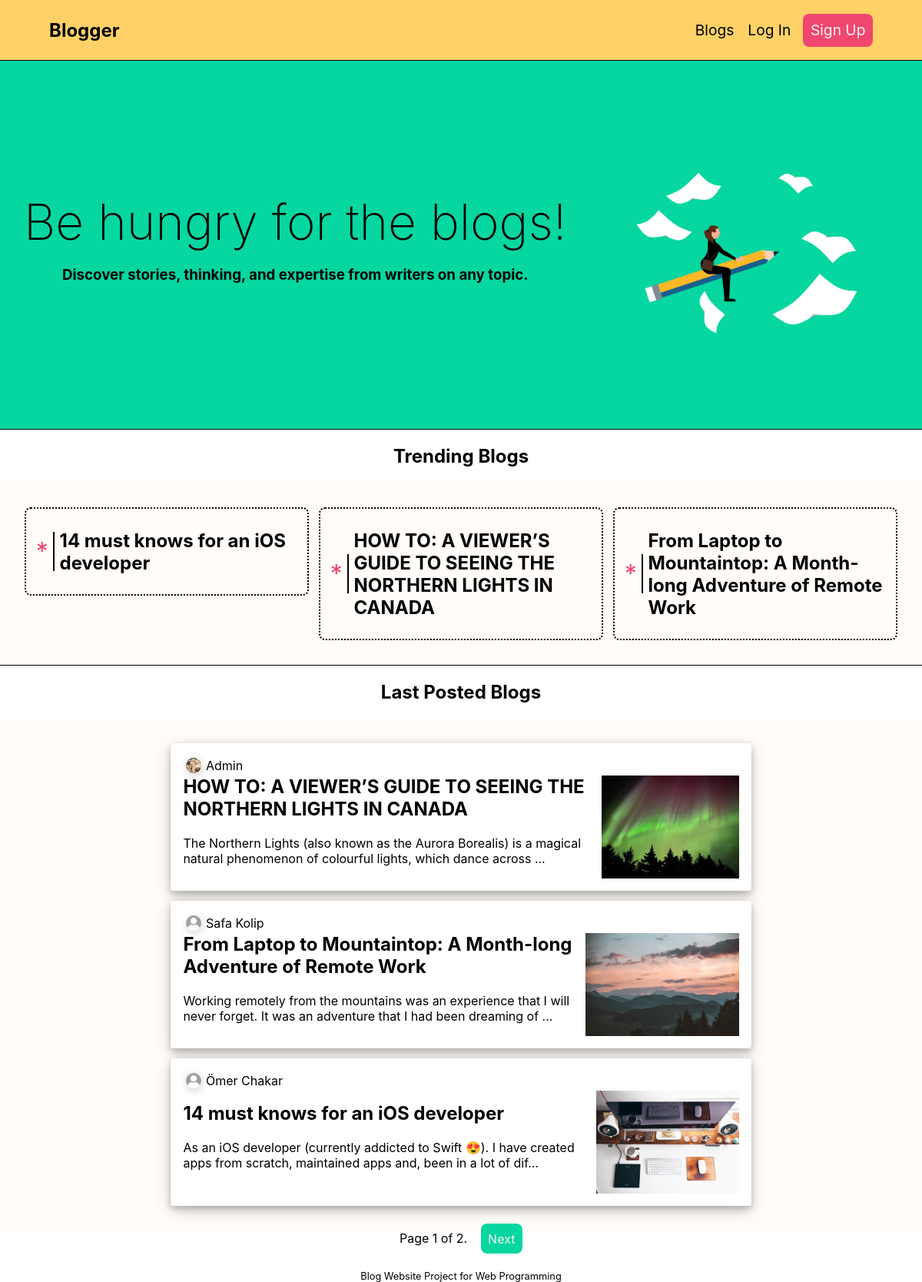
The page / on the database its author committed.
### blog/models.py (models this page shows, shortened)
class Post(models.Model):
    class Status(models.TextChoices):
        DRAFT = 'DF', 'Draft'
        PUBLISHED = 'PB', 'Published'
    title = models.CharField(max_length=250)
    photo = models.ImageField(upload_to='blog_photos/%Y/%m/%d/',
                              blank=True)
    slug = models.SlugField(max_length=250,null=True,unique=True)
    author = models.ForeignKey(User,
                               on_delete=models.CASCADE,
                               blank=False
                               )
    body = models.TextField()
    publish = models.DateTimeField(default=timezone.now)
    created = models.DateTimeField(auto_now_add=True)
    updated = models.DateTimeField(auto_now=True)
    status = models.CharField(
        max_length=2, choices=Status.choices, default=Status.DRAFT)
    likes = models.ManyToManyField(User, blank=True, related_name="blog_posts")
    class Meta:
        ordering = ['-publish']
        indexes = [
            models.Index(fields=['-publish']),
        ]
    def get_absolute_url(self):
        return reverse("post_detail", kwargs={"slug": self.slug})

### user/models.py (models this page shows, shortened)
class Profile(models.Model):
    user = models.OneToOneField(settings.AUTH_USER_MODEL,
                                on_delete=models.CASCADE)
    about_me = models.CharField(max_length=256,default='Hi, I am using Blogger.')
    date_of_birth = models.DateField(blank=True, null=True)
    photo = models.ImageField(upload_to='users/%Y/%m/%d/',
                              blank=True)

### blog/views.py (the view)
# urls.py: path('', views.main, name='main'),
def main(request):
    trendingPosts = Post.objects.values('title', 'slug').annotate(
        likecount=Count('likes')).order_by('-likecount')[:3]
    posts = Post.objects.all()
    template = loader.get_template('main.html')
    page_num = request.GET.get('page', 1)
    paginator = Paginator(posts , 3)
    try:
        page_obj = paginator.page(page_num)
    except PageNotAnInteger:
        page_obj = paginator.page(1)
    except EmptyPage:
        page_obj = paginator.page(paginator.num_pages)
    context = {
        'page_obj': page_obj,
        'trendingPosts': trendingPosts,
    }
    return HttpResponse(template.render(context, request))

### blog/templates/main.html (shortened to what this page needs)
{% extends 'master.html' %} {% load static %} {% block head %}
<link rel="stylesheet" href="{% static 'main.css' %}" />
<link rel="stylesheet" href="{% static 'blog_box.css' %}" />
{% endblock %} {% block content %}
<section class="border-bt" id="hero">
  <div>
    <h2>Be hungry for the blogs!</h2>
    <h3>
      Discover stories, thinking, and expertise from writers on any topic.
    </h3>
  </div>
  <div style="position: relative">
    <img src="{% static 'home_img.png' %}" alt="" />
  </div>
</section>
<h2 style="text-align: center">Trending Blogs</h2>
<section class="border-bt" id="trendings">
    {% for x in trendingPosts %}
      <a href="blog/{{ x.slug }}">
        <div>
          <span>*</span>
          <h2>{{x.title}}</h2>
        </div>
      </a>
    {% endfor %}
</section>
<h2 style="text-align: center">Last Posted Blogs</h2>
<section id="last-posted">
  {% for x in page_obj %}
    {% include 'blog_box.html' with post=x %}
  {% endfor %}
</section>
<center>
  <span>
    <span>
      Page {{ page_obj.number }} of {{ page_obj.paginator.num_pages }}.
    </span>
    {% if page_obj.has_next %}
      <a class="paginate" href="?page={{ page_obj.next_page_number }}#last-posted">Next</a>
    {% endif %}
  </span>
</center>
<footer><span>Blog Website Project for Web Programming</span></footer>
{% endblock %}

### blog/templates/blog_box.html
{% load static %}
<div class="blog-box">
  <div class="blog-box-h">
    <a href="{% url 'profile-username' username=post.author.username %}">
    {% if post.author.profile.photo %}
      <img src="{{post.author.profile.photo.url }}" alt="Blog Photo" />
    {% else %}
      <img src="{% static 'avatar.jpg' %}" alt="Blog Photo" />
    {% endif %}
    </a>
    <span>{{ post.author.first_name}} {{ post.author.last_name }}</span>
  </div>
  <a href="{{ post.get_absolute_url }}">
  <div class="blog-box-b">
    <div>
      <h2>{{ post.title }}</h2>
      <p>{{ post.body|slice:":128" }}...</p>
    </div>
    {% if post.photo %}
      <img src="{{post.photo.url}}" alt="Blog Photo" />
    {% else %}
      <img src="{% static 'placeholder.png' %}" alt="Blog Photo" />
    {% endif %}
  </div>
</a>
</div>

### blog/static/color.css (style rules this page uses)
*:root { --sunglow: #ffd166; --pink: #ef476f; --emerald: #06d6a0; --bg-primary: #fffcf9; }

### blog/static/main.css (style rules this page uses)
* { box-sizing: border-box; font-family:-apple-system,BlinkMacSystemFont,"Segoe UI",Roboto,"Helvetica Neue",Arial,"Noto Sans","Liberation Sans",sans-serif,"Apple Color Emoji","Segoe UI Emoji","Segoe UI Symbol","Noto Color Emoji"; }
body { margin: 0; padding: 0; width: 100%; height: 100%; }
.border-bt { border-bottom: 1px solid black; }
#hero { position: relative; min-height: 60vh; background-color: var(--emerald); overflow: hidden; display: flex; justify-content: space-evenly; padding: 0.2rem; }
#hero div { display: flex; flex-direction: column; align-items: center; justify-content: center; }
#trendings > a { text-decoration: none; color: black; }
#hero h2 { font-size: 4rem; font-weight: 200; margin: 0; }
#hero img { position: relative; margin-left: auto; margin-right: auto; display: block; max-height: 18rem; animation: bounce 2s linear 0s infinite; }
#trendings { min-height: 20vh; background-color: var(--bg-primary); overflow: hidden; display: grid; padding: 2rem; gap: 0.8rem; grid-template-columns: repeat(3, 1fr); }
#trendings div { display: flex; align-items: center; border: 2px dotted black; border-radius: 8px; gap: 0.4rem; padding: 0.4rem; }
#trendings div span { padding: 0.4rem; font-size: 2rem; border-right: 2px solid black; color: var(--pink); }
#last-posted { background-color: var(--bg-primary); display: flex; flex-direction: column; justify-items: flex-start; align-items: center; gap: 0.8rem; padding: 2rem; padding-left: 8rem; padding-right: 8rem; }
footer { margin-top: 2rem; font-size: 0.8rem; text-align: center; }
.paginate { color: whitesmoke !important; background-color: var(--emerald); padding: 0.6rem; margin-left: 0.8rem; border-radius: 8px; text-decoration: none; }

### blog/static/blog_box.css (style rules this page uses)
.blog-box { box-sizing: border-box; width: 80%; height: 30%; background-color: white; padding: 1rem; border-radius: 4px; box-shadow: 0 4px 8px 0 rgba(0, 0, 0, 0.2), 0 6px 20px 0 rgba(0, 0, 0, 0.19); }
a { text-decoration: none; color: black; }
.blog-box h2 { font-weight: 700; margin-top: 0; }
.blog-box-h { background-color: white; display: flex; gap: 0.4rem; padding: 0.2rem; }
.blog-box-h img { width: 20px; height: 20px; object-fit: cover; border-radius: 50%; display: block; box-shadow: 1px 3px 12px rgba(0, 0, 0, 0.18); }
.blog-box-b { display: flex; justify-content: space-between; align-items: center; gap: 0.2rem; overflow: hidden; }
.blog-box-b img { width: 200px; height: 134px; object-fit: contain; }

### rows shown on the page
Post: author.profile.photo (picture), author.first_name "Admin", title "HOW TO: A VIEWER’S GUIDE TO SEEING THE NORTHERN LIGHTS IN CANADA", body "The Northern Lights (also known as the Aurora Borealis) is a magical natural phenomenon of colourful lights, which dance across", photo (picture)
Post: author.first_name "Safa", author.last_name "Kolip", title "From Laptop to Mountaintop: A Month-long Adventure of Remote Work", body "Working remotely from the mountains was an experience that I will never forget. It was an adventure that I had been dreaming of", photo (picture)
Post: author.first_name "Ömer", author.last_name "Chakar", title "14 must knows for an iOS developer", body "As an iOS developer (currently addicted to Swift 😍). I have created apps from scratch, maintained apps and, been in a lot of dif", photo (picture)

### other values the page prints
{{ x.title }} "14 must knows for an iOS developer" "HOW TO: A VIEWER’S GUIDE TO SEEING THE NORTHERN LIGHTS IN CANADA" "From Laptop to Mountaintop: A Month-long Adventure of Remote Work"
{{ page_obj.number }} "1"
{{ page_obj.paginator.num_pages }} "2"
